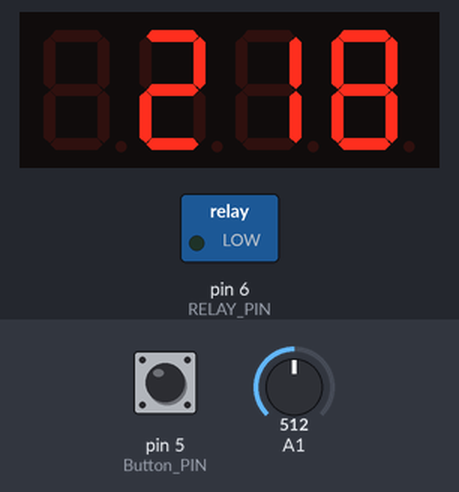
This sketch was run on a simulated Arduino Uno, built with avr-gcc and run on an emulated ATmega328P. Parts: 4-digit seven-segment display, switched loads named in the sketch (green lamp = pin HIGH). The inputs (shaded band) are chosen by the test bench; at power-on: pin 5 (Button_PIN) LOW, A1 = 512. What the sketch prints to the serial monitor is not drawn.

Above: at 1.2 s.
1.3 s: pin 5 (Button_PIN) pulled HIGH for 0.15 s
At 1.77 s:
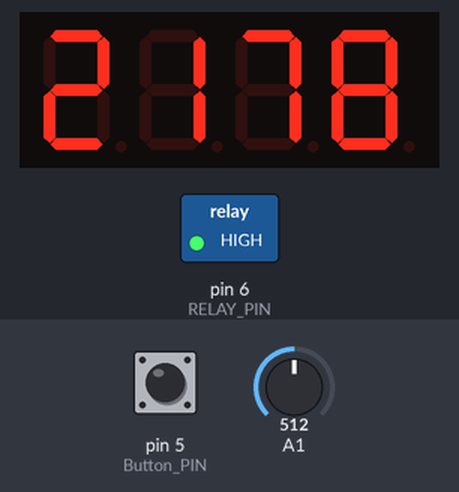
At 2.17 s:
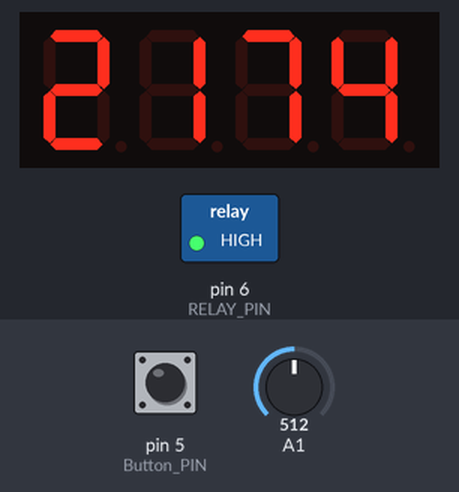
Timing chart, 0 to 4.3 s (numbered marks = the images above; inputs shaded):
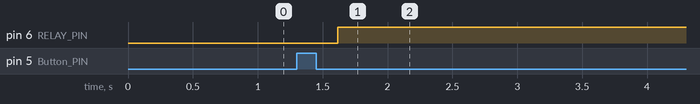

The sketch:

TemporisateurCafe.ino
```cpp
// Temporisateur Machine à Café

#include "Arduino.h"
#include "TM1637Display.h"

/*
 Hardware Pin declaration
 */

#define PIN_INPUT 0
#define PIN_OUTPUT 1
#define LOW 0
#define HIGH 1
int RELAY_PIN = 6; // Command of relay
int Button_PIN = 5; // Button read
int DispClkPin = 3; // TMS163 Display
int DispDataPin = 2; // TMS163 Display
int adjustPin = 1; // analog pin A1,  0-5V read input to adjust countdown
// Improvement ?: Add potentiometer read to adjust timing

const long countDownDurationNominal = 275000; //CountDown duration in millis cafe=4min35s = 275000millis
long countDownCorrection = 0;
long countDownDurationCorrected;

/*
 HEX Display countdown
 */
//Measured temperature
const int CLK = DispClkPin; //Set the CLK pin connection to the display
const int DIO1 = DispDataPin; //Set the DIO pin connection to the display
TM1637Display displayCountDown(CLK, DIO1); //set up the 4-Digit Display1.

int buttonState;
long duration = 0;
unsigned long startTime;
long remainingTime;
int i = 0;
int adjustmentValue = 0;
long displayValue = 0;

//The setup function is called once at startup of the sketch
void setup() {
	pinMode(RELAY_PIN, PIN_OUTPUT);	// set relay pin to output
	digitalWrite(RELAY_PIN, 0); //Set relay to OFF
	pinMode(Button_PIN, PIN_INPUT); // set button pin to input
	displayCountDown.setBrightness(0x0a); //set the display to maximum brightness
	Serial.begin(9600);			// initialize serial communications at 9600 bps:
	digitalWrite(RELAY_PIN, LOW);
	//pinMode(adjustPin, PIN_INPUT);
}

// The loop function is called in an endless loop
void loop() {
	long remainder = 0;
	Serial.println();
	digitalWrite(RELAY_PIN, LOW);
	buttonState = digitalRead(Button_PIN);
	//adjustmentValue = analogRead(adjustPin);
	adjustmentValue = readAverageInput(adjustPin);
	Serial.print(" - adj. value:");
	Serial.print(adjustmentValue);

	// The display oscille autour de la derniere valeur, on va arrondir pour stabiliser l affichage
	remainder = adjustmentValue % 10;
	Serial.print(" - remainder:");
		Serial.print(remainder);

	adjustmentValue = adjustmentValue - (adjustmentValue % 10);
	if (remainder < 5) {
		remainder = 0;
	} else {
		remainder = 10;
	}
	adjustmentValue = adjustmentValue + remainder; //fin de l arrondi
//	Serial.println();
	Serial.print(" - rounded adj. value:");
	Serial.print(adjustmentValue);

	// Limitation des valeurs du potentiomètre car il est foutu dans les hautes valeurs
	//, trop de temps pour démonter et en mettre un autre
	if (adjustmentValue > 520) {
		adjustmentValue = 520;
	}
	Serial.print(" - limited value:");
	Serial.print(adjustmentValue);
	Serial.print(" - Count down nominal: ");
	Serial.print(countDownDurationNominal);

	countDownCorrection = 260 - adjustmentValue; //520 = 120'000 millis
	countDownCorrection = countDownCorrection * 230; // Adjustment of +-60s --> 120/520*1000 =230
	Serial.print(" - correction: ");
	Serial.print(countDownCorrection);
	countDownDurationCorrected = countDownDurationNominal + countDownCorrection;

	if (countDownDurationCorrected <= 0) {
		Serial.print("-- min reach limiting correction to 5000");
		countDownDurationCorrected = 10000; // set min to 10sec
	}
	// The display oscille autour de la derniere valeur, on va arrondir pour stabiliser l affichage
		remainder = countDownDurationCorrected % 1000;
		Serial.print(" - remainder:");
			Serial.print(remainder);

			countDownDurationCorrected = countDownDurationCorrected - (countDownDurationCorrected % 1000);
		if (remainder < 500) {
			remainder = 0;
		} else {
			remainder = 1000;
		}
		countDownDurationCorrected = countDownDurationCorrected + remainder; //fin de l arrondi
	Serial.print(" - CountDown corrected: ");
	Serial.print(countDownDurationCorrected);
	// print out the state of the button:
	Serial.print(buttonState);
	displayValue = countDownDurationCorrected / 1000;
//	displayValue = displayValue - (displayValue%10);
	displayCountDown.showNumberDec(displayValue);

	if (buttonState == 1) {
		Serial.print(" - starting the countdown");
		startTime = millis();
		duration = 0;
		i = 0;
		remainingTime = countDownDurationCorrected;
		displayValue = 0;
		digitalWrite(RELAY_PIN, HIGH);
		do {
//			Serial.println();
			duration = millis() - startTime;
			remainingTime = countDownDurationCorrected - duration;
			displayValue = remainingTime / 100;
//			Serial.print(" - countdown running, duration: ");
//			Serial.print(duration);
//			Serial.print(" - remaining time: ");
//			Serial.print(remainingTime);
//			Serial.print(" - displayed value: ");
//			Serial.print(displayValue);
			displayCountDown.showNumberDec(displayValue);
			//remainingTime = countDownDurationNominal - duration;

		} while (remainingTime >= 0);

	}

}

int readAverageInput(int Pin) {

	// Smoothing input value parameters to get rid of erratic values
	// Define the number of samples to keep track of.  The higher the number,
	// the more the readings will be smoothed, but the slower the output will
	// respond to the input.
	const int numReadings = 2;  // number of samples for averaging
	//int readings[numReadings]; // array use to hold the the readings from the analog input
	int readIndex = 0;              // the index of the current reading
	int total = 0;                  // the running total, total of the array
	int average = 0;                // the computed average
	int ReadAnalogValue = 0;
	Serial.println();
	// Let's read some input values and compute the average to get rid of erratic values
	for (int thisReading = 0; thisReading < numReadings; thisReading++) {

		// subtract the last reading:
		//total = total - readings[readIndex];
		// read from the sensor:
		ReadAnalogValue = analogRead(Pin);
		//readings[thisReading] = ReadAnalogValue;
		//delay(1000);
//		Serial.println();
//		Serial.print(" - Average index: ");
//		Serial.print(thisReading);
//		Serial.print(" - Read 0-5V: ");
		//Serial.print(readings[readIndex]);
		//Serial.print(" - ");
//		Serial.print(ReadAnalogValue);
		// add the reading to the total:
		total = total + ReadAnalogValue;
		// advance to the next position in the array:
//		Serial.print(" - Total: ");
//		Serial.print(total);
		//thisReading = readIndex + 1;
		// if we're at the end of the array...
//		if (readIndex >= numReadings) {
//			// ...wrap around to the beginning:
//			readIndex = 0;
		//}
	}
	// calculate the average:
	average = total / numReadings;
	// send it to the computer as ASCII digits
	// Serial.println(average);
	//  delay(1);        // delay in between reads for stability
//	Serial.println();
//	Serial.print(" - Average computed: ");
//	Serial.print(average);
	return average;
}
```

Measured:
- after the input at 1.3 s, pin 6 (RELAY_PIN): LOW → HIGH after 0.32 s; the display: first changes after 0.34 s (image 1 shows a later state)
